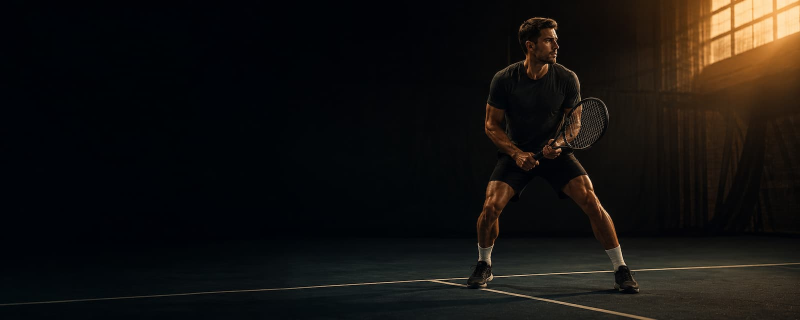
#> input picture assets/days/default.jpg, 1600 x 640 px (shown at 1/2 size)
$ python crop.py ../../../../assets/days/default.jpg
#> lines starting #> are read from the running program, lines starting #| are printed output that depends on the picture
#!/usr/bin/env python3
r"""See what a lesson or test card will actually show of a picture.

WHY THIS EXISTS
---------------
The course app shows a cover on its list cards at about 2.9:1 (338 x 118 on a 375 px
phone, measured 2026-09-20; test cards 341 x 118), but every picture is made 16:9. The
card uses `object-fit: cover`, so only the middle ~62% of the height survives and
`object-position` (the `pos` in the ART table in tennis/app/app.js) picks WHICH 62%.
A tall subject gets its top or bottom sliced off: the bottle cap on `tennis-fitness` and
the ball on `the-split-second` were both clipped at the default 45-50% and needed 18% and
25%. The scrim gate cannot see that, and neither can a look at the 16:9 file.

    python crop.py tennis-fitness                 # at the pos already wired in app.js
    python crop.py tennis-fitness 10 18 30        # compare several vertical positions
    python crop.py new-candidate.png 30 45 60     # a file that is not in assets/tps yet
    python crop.py the-lane --ratio 2.2           # another card shape

Writes one labelled sheet and prints its path: open it with Read. The pos that keeps the
whole subject and leaves the right and bottom calm is the one to put in ART. If NO pos
keeps the subject whole, the subject is too tall for the card: regenerate with it sitting in the
middle band (see Step 2 of SKILL.md), do not fight the crop.
"""
import re
import sys
import tempfile
from pathlib import Path

from PIL import Image, ImageDraw, ImageFont

ROOT = Path(__file__).resolve().parents[4]
APP_JS = ROOT / "tennis" / "app" / "app.js"
CARD_RATIO = 338 / 118

for _s in (sys.stdout, sys.stderr):
    try:
        _s.reconfigure(encoding="utf-8", errors="replace")
    except Exception:
        pass


def wired_pos(slug):
    """The y position already set for this picture in ART, if any."""
    if not APP_JS.is_file():
        return None
    m = re.search("f: '" + re.escape(slug) + r"', pos: '(\d+)% (\d+)%'", APP_JS.read_text(encoding="utf-8"))
    return int(m.group(2)) if m else None


def crop(im, ratio, y_pct, width):
    """object-fit: cover at the given ratio, object-position 50% y_pct."""
    h = round(width / ratio)
    w0, h0 = im.size
    scale = max(width / w0, h / h0)
    nw, nh = round(w0 * scale), round(h0 * scale)
    im = im.resize((nw, nh), Image.LANCZOS)
    left = round((width - nw) * 0.5)
    top = round((h - nh) * y_pct / 100)
    out = Image.new("RGB", (width, h))
    out.paste(im, (left, top))
    return out


def main(argv):
    if not argv or argv[0] in ("-h", "--help"):
        print(__doc__)
        return 0
    ratio = CARD_RATIO
    if "--ratio" in argv:
        i = argv.index("--ratio")
        ratio = float(argv[i + 1])
        del argv[i:i + 2]
    target, positions = argv[0], [int(x) for x in argv[1:]]
    p = Path(target)
    if not p.is_file():
        p = ROOT / "assets" / "tps" / (target + ".webp")
    if not p.is_file():
        print("no such picture: %s" % target)
        return 1
    if not positions:
        positions = [wired_pos(p.stem) or 50]
        labels = ["wired in app.js" if wired_pos(p.stem) else "default"]
    else:
        labels = [""] * len(positions)
    im = Image.open(p).convert("RGB")
#> im is the input picture: PIL image 1600x640 RGB; mean R, G, B 20.7, 18.4, 16
    W, PAD, LBL = 520, 8, 20
    H = round(W / ratio)
    cols = 2 if len(positions) > 1 else 1
    rows = (len(positions) + cols - 1) // cols
    sheet = Image.new("RGB", (cols * (W + PAD) + PAD, rows * (H + LBL + PAD) + PAD), (18, 22, 19))
    d = ImageDraw.Draw(sheet)
    try:
        f = ImageFont.truetype("arialbd.ttf", 13)
    except Exception:
        f = ImageFont.load_default()
    for i, (y, lab) in enumerate(zip(positions, labels)):
        r, c = divmod(i, cols)
        x0, y0 = PAD + c * (W + PAD), PAD + r * (H + LBL + PAD)
        sheet.paste(crop(im, ratio, y, W), (x0, y0))
        d.text((x0 + 2, y0 + H + 3), "%s @ 50%% %d%%  %s  (ratio %.2f)" % (p.stem, y, lab, ratio),
               fill=(236, 231, 222), font=f)
#> this loop made 1 pass
#> pass 1, in crop, `im = im.resize((nw, nh), Image.LANCZOS)`:
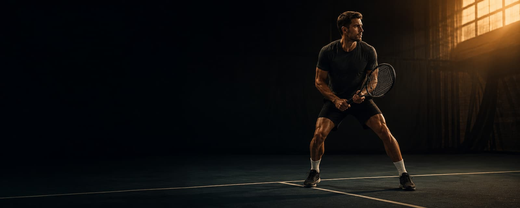
#> im: PIL image 520x208 RGB; mean R, G, B 20.7, 18.4, 16
#> after the loop:
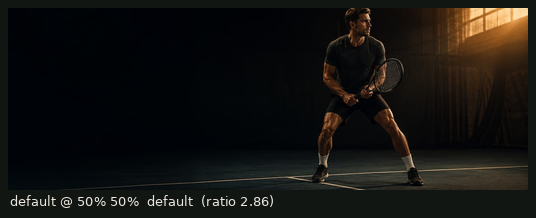
#> sheet: PIL image 536x218 RGB; mean R, G, B 20.4, 19.3, 16.9
    out = Path(tempfile.gettempdir()) / "aa-shelf"
    out.mkdir(parents=True, exist_ok=True)
    out = out / ("crop-%s.png" % p.stem)
    sheet.save(out)
    print("%s -> %s   (%dx%d)" % (p.stem, out, *sheet.size))
#> (printed output is left out)
    return 0


if __name__ == "__main__":
    sys.exit(main(sys.argv[1:]))
#> (the program exits here)

$ run again, with assets/days/conditioning.jpg copied over assets/days/default.jpg
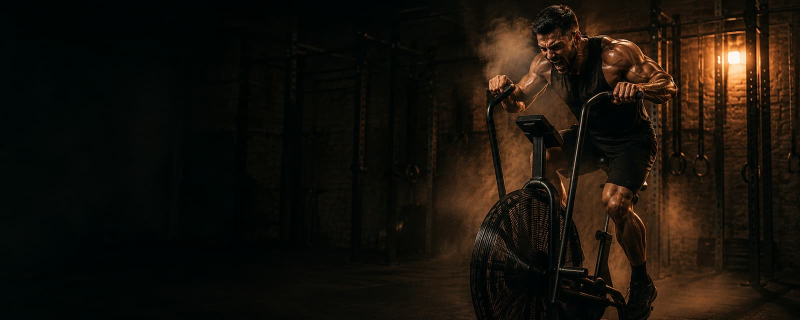
#> input picture assets/days/conditioning.jpg, 1600 x 640 px (shown at 1/2 size)
#> in main, im is the input picture: PIL image 1600x640 RGB; mean R, G, B 23.5, 17.7, 10.6
#> the loop in main, `for i, (y, lab) in enumerate(zip(positions, labels)):` made 1 pass
#> pass 1, in crop, `im = im.resize((nw, nh), Image.LANCZOS)`:
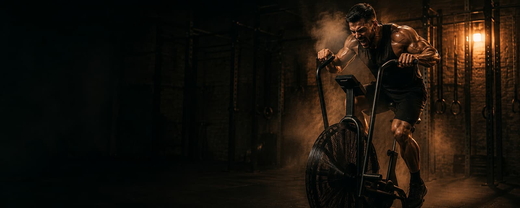
#> im: PIL image 520x208 RGB; mean R, G, B 23.5, 17.7, 10.6
#> after the loop in main, `for i, (y, lab) in enumerate(zip(positions, labels)):`:
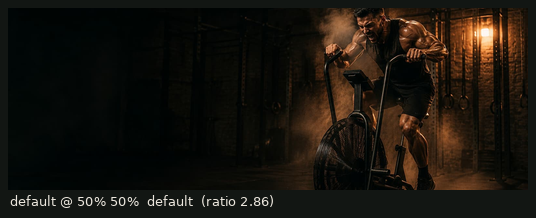
#> sheet: PIL image 536x218 RGB; mean R, G, B 24.8, 20.4, 13.7
#> (printed output is left out)

$ run again, with assets/days/core.jpg copied over assets/days/default.jpg
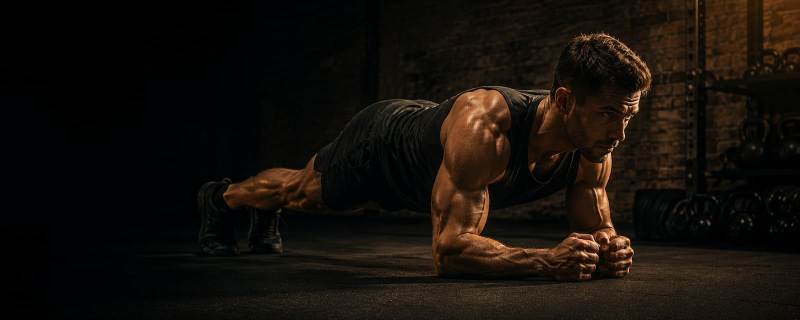
#> input picture assets/days/core.jpg, 1600 x 640 px (shown at 1/2 size)
#> in main, im is the input picture: PIL image 1600x640 RGB; mean R, G, B 21, 15.6, 10.2
#> the loop in main, `for i, (y, lab) in enumerate(zip(positions, labels)):` made 1 pass
#> pass 1, in crop, `im = im.resize((nw, nh), Image.LANCZOS)`:
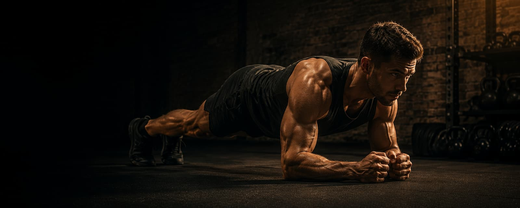
#> im: PIL image 520x208 RGB; mean R, G, B 21, 15.6, 10.2
#> after the loop in main, `for i, (y, lab) in enumerate(zip(positions, labels)):`:
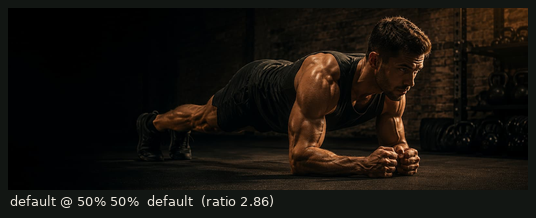
#> sheet: PIL image 536x218 RGB; mean R, G, B 21.9, 18, 13.1
#> (printed output is left out)

$ run again, with assets/days/fullbody.jpg copied over assets/days/default.jpg
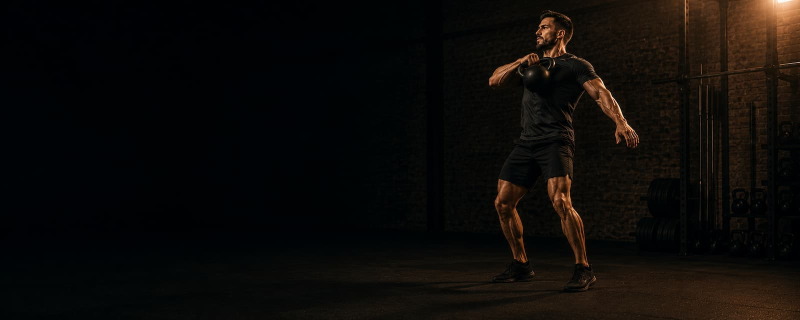
#> input picture assets/days/fullbody.jpg, 1600 x 640 px (shown at 1/2 size)
#> in main, im is the input picture: PIL image 1600x640 RGB; mean R, G, B 13.1, 10.7, 8.4
#> the loop in main, `for i, (y, lab) in enumerate(zip(positions, labels)):` made 1 pass
#> pass 1, in crop, `im = im.resize((nw, nh), Image.LANCZOS)`:
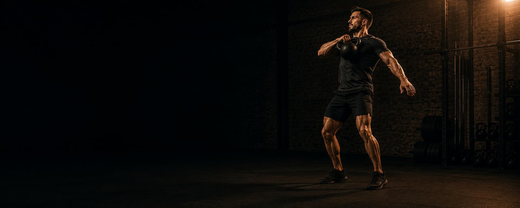
#> im: PIL image 520x208 RGB; mean R, G, B 13.1, 10.7, 8.4
#> after the loop in main, `for i, (y, lab) in enumerate(zip(positions, labels)):`:
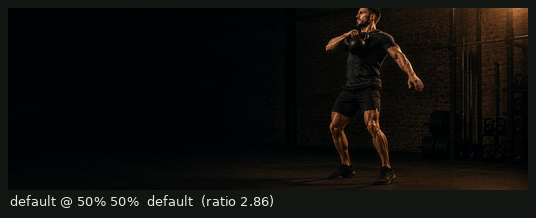
#> sheet: PIL image 536x218 RGB; mean R, G, B 14, 13.2, 11.1
#> (printed output is left out)
